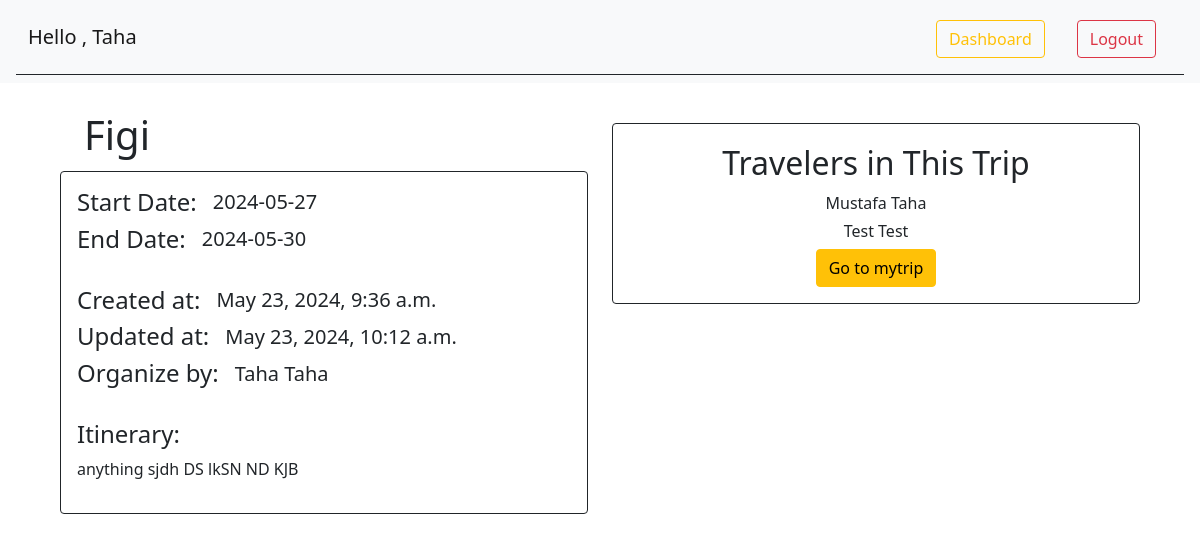
Screenshot of /trips/6 (signed in) with the database file from the repository.
### exam_app/models.py (models this page shows)
class User(models.Model):
    first_name = models.CharField(max_length=45)
    last_name = models.CharField(max_length=45)
    email = models.CharField(max_length=127)
    password = models.CharField(max_length=50)
    birthday = models.DateField(null=True)
    created_at = models.DateTimeField(auto_now_add=True)
    updated_at = models.DateTimeField(auto_now=True)
    objects = UserManager()

class Trip(models.Model):
    destination = models.CharField(max_length=255)
    start_date = models.DateField()
    end_date = models.DateField()
    desc = models.TextField()
    created_by = models.ForeignKey(User,related_name="created_trips",on_delete=models.CASCADE)
    travelers = models.ManyToManyField(User,related_name="trips")
    created_at = models.DateTimeField(auto_now_add=True)
    updated_at = models.DateTimeField(auto_now=True)
    objects = TripManager()

### exam_app/views.py (the view)
# urls.py: path('trips/<int:tripID>',views.show_trip),
def show_trip(request,tripID):
    trip = Trip.objects.get(id=tripID)
    if not 'userID' in request.session :
        return redirect('exam:main_page')
    userID = int(request.session['userID'])
    data = {
        'user' : User.objects.get(id=userID),
        'trip' : trip,
    }
    return render(request,'show_trip.html',data)

### exam_app/templates/show_trip.html (shortened to what this page needs)
<!DOCTYPE html>
<html lang="en">
<head>
    <link href="https://cdn.jsdelivr.net/npm/bootstrap@5.0.2/dist/css/bootstrap.min.css" rel="stylesheet"
>
    {%load static %}
    <link rel="stylesheet" href="{%static 'css/mainPage_style.css'%}">
</head>
<body>
    <nav class="navbar navbar-expand-lg navbar-light bg-light ">
        <div class="container-fluid mt-1 mx-3 pt-1 pb-3 border-bottom border-dark">
            <a class="navbar-brand" href="/main_page">Hello , {{user.first_name}}</a>
            <div class="d-flex  align-items-center justify-content-end mt-1">
                <form action='/' class="  mx-3">
                    <button class="mybtn btn btn-outline-warning" type="submit">Dashboard</button>
                </form>
                <form action='/logout' class="  mx-3">
                    <button class="mybtn btn btn-outline-danger" type="submit">Logout</button>
                </form>
            </div>
    </nav>
    <div class="row  mt-4 mx-5">
        <div class="col-md-6">
            <h1 class="card-title py-1 px-4 mb-2 border-light">{{trip.destination}}</h1>
            <div class="card border-dark">
                <div class="card-body d-flex flex-column ">
                    <div class="d-flex  align-items-center">
                        <h4>Start Date: </h4>
                        <h5 class="mx-3">{{trip.start_date|date:'Y-m-d'}}</h5>
                    </div>
                    <div class="d-flex  align-items-center ">
                        <h4>End Date:</h4>
                        <h5 class="mx-3">{{trip.end_date|date:'Y-m-d'}}</h5>
                    </div>
                    <div class=" mt-4 d-flex  align-items-center">
                        <h4>Created at: </h4>
                        <h5 class="mx-3">{{trip.created_at}}</h5>
                    </div>
                    <div class="d-flex  align-items-center">
                        <h4>Updated at:</h4>
                        <h5 class="mx-3">{{trip.updated_at}}</h5>
                    </div>
                    <div class="d-flex  align-items-center">
                        <h4>Organize by:</h4>
                        <h5 class="mx-3">{{trip.created_by.first_name}} {{trip.created_by.last_name}}</h5>
                    </div>
                    <h4 class="mt-4">Itinerary:</h4>
                    <p> {{trip.desc}}</p>
                </div>
            </div>
        </div>
        <div class="col-md-6">
            <h2 class="card-title py-1 px-4 mb-2 bor">  </h2>
            <div class="card border-dark">
                <div class="card-body text-center ">
                    <h2 class="card-title py-1 px-4 mb-2 bor">Travelers in This Trip</h2>
                    {%for user in trip.travelers.all%}
                        <h6>{{user.first_name}} {{user.last_name}}</h6>
                    {%endfor%}
                    <a href="/trips/mytrip" class="btn btn-warning"> Go to mytrip </a>
                </div>
            </div>
        </div>
    </div>
</body>
</html>

### exam_app/static/css/mainPage_style.css (style rules this page uses)
* { padding: 0px; margin: 0px; }

### rows the page displays
User: first_name "Taha"
Trip: destination "Figi", start_date "2024-05-27", end_date "2024-05-30", created_at "May 23, 2024, 9:36 a.m.", updated_at "May 23, 2024, 10:12 a.m.", created_by.first_name "Taha", created_by.last_name "Taha", desc "anything sjdh DS lkSN ND KJB"
User: first_name "Mustafa", last_name "Taha"
User: first_name "Test", last_name "Test"
